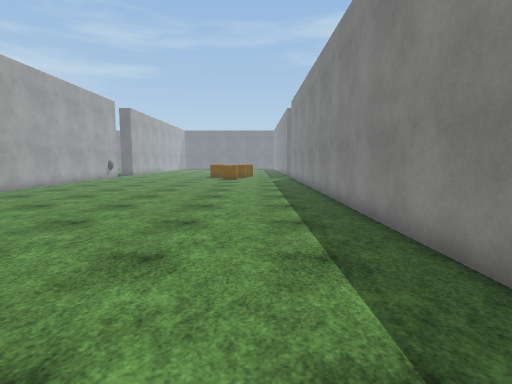
view 1 (above)

16 first-person views from a walk through a 3-D level made in the Unity game engine. The camera is 1.4 m above the floor, tilts 6° down and sees 80° across. The floor is counted in squares, 1 m on a side. Each view is taken from the middle of a square. On the plan, view 1 faces up. The plan holds only what a view shows up to about 14 squares ahead; the rest is blank. The place goes on beyond the plan. The player is left out. Door leaves are left out, so doorways stand open. Surface patterns are stand-ins for the level's own textures.

view 2
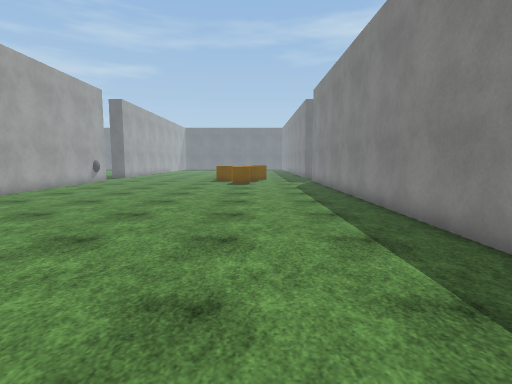

view 3
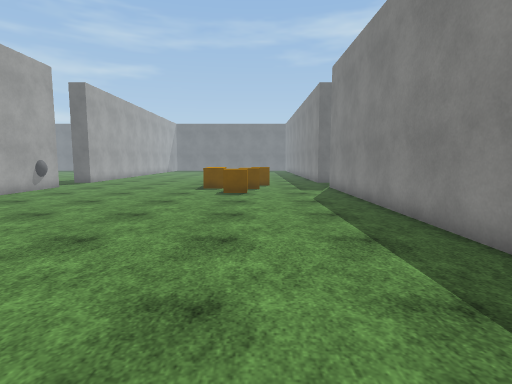

view 4
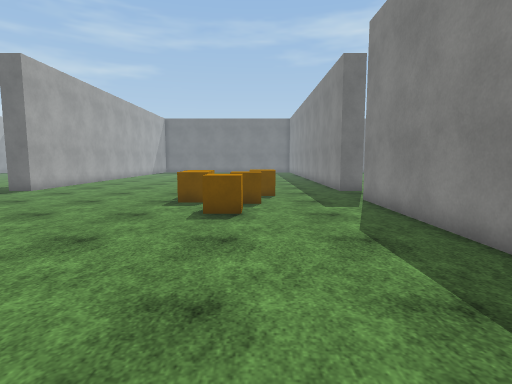

view 5
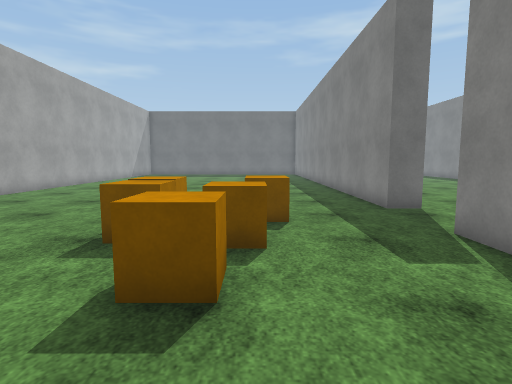

view 6
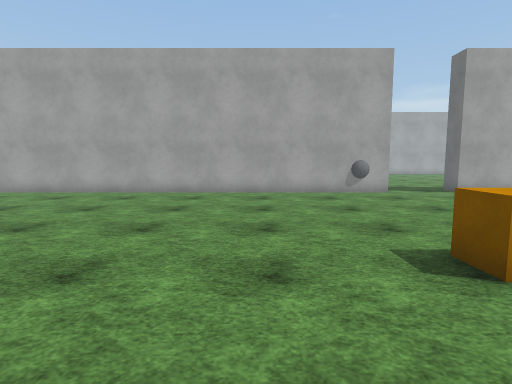

view 7
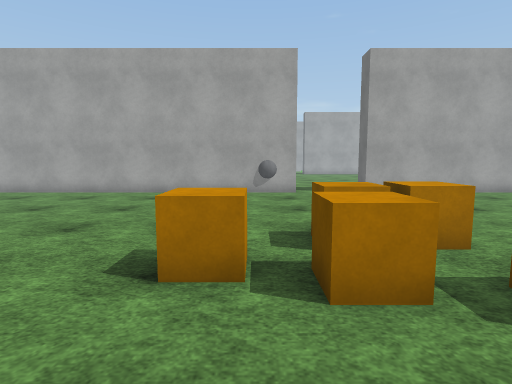

view 8
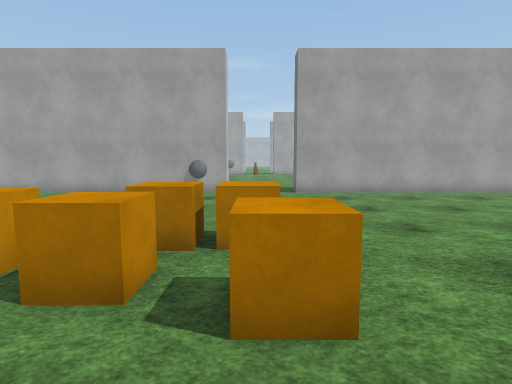

view 9
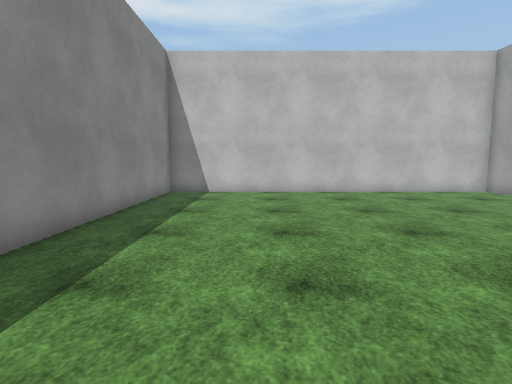

view 10
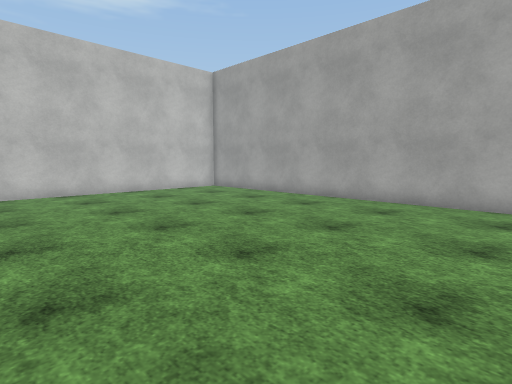

view 11
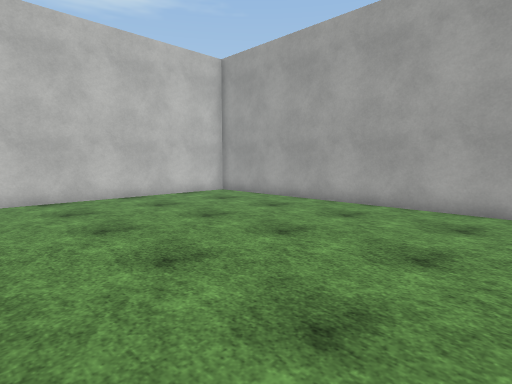

view 12
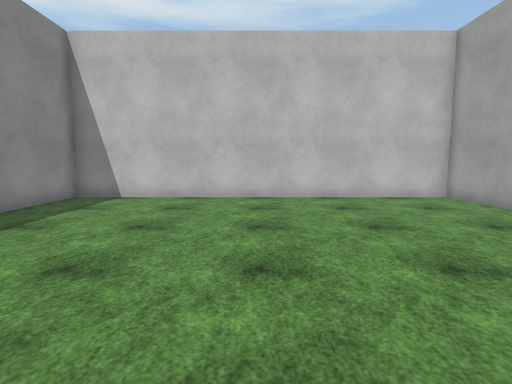

view 13
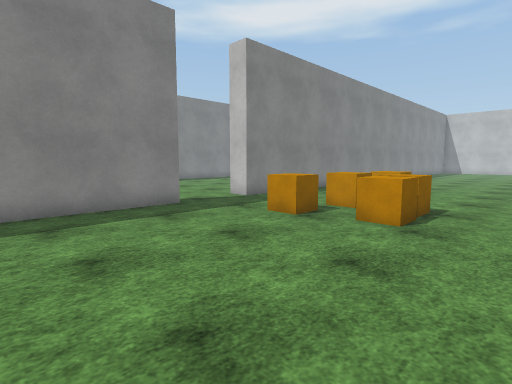

view 14
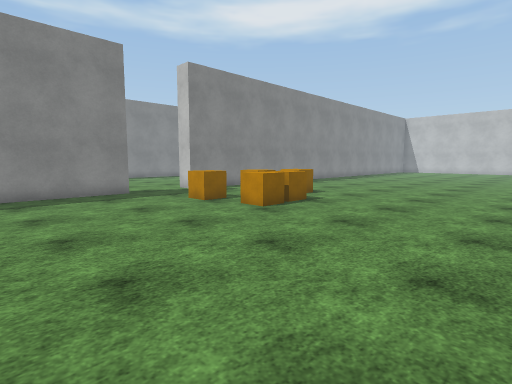

view 15
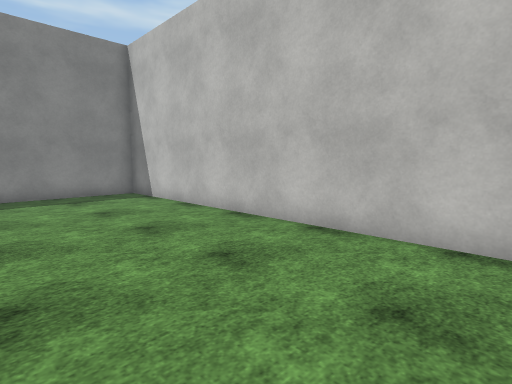

view 16
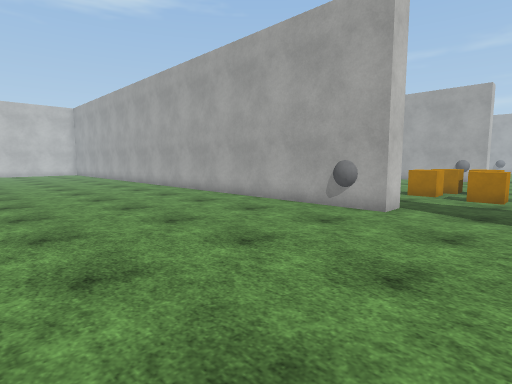

### Floor plan
Points are (right, up) in squares from view 1. A wall is a line through its corners. A room is listed if a view was taken in it or the views show most of it. See-through windows are left out.
Room 1 (views 1, 2, 3, 4, 5, 6, 7, 8, 9, 10, 11, 12, 13, 14, 15)
walls: (-11.2, 24.7) (-11.2, -3.4) (2.8, -3.4) (2.8, 24.7); (2.8, 27.7) (2.8, 33.1); (-11.2, 33.5) (-11.2, 27.7)
ways out: open door at (3.5, 26) to room 2; open door at (-11.5, 26)
objects: other object (-4, 26) to (-3, 26); other object (-3, 24) to (-3, 25); other object (-2, 22) to (-2, 23); other object (-2, 24) to (-1, 25); other object (-1, 26) to (0, 27)
Room 2 (view 16)
walls: (3.8, 24.7) (3.8, 16.2)
ways out: open door at (3.5, 26) to room 1

Positions as (right, up) in squares from view 1, and headings:
1: (0, 0), facing up
2: (-1, 4), facing up
3: (-1, 9), facing up
4: (-1, 14), facing up
5: (-1, 19), facing up
6: (2, 19), facing left
7: (2, 23), facing left
8: (2, 26), facing left
9: (-1, 10), facing down
10: (-1, 10), facing down-left
11: (-2, 8), facing down-left
12: (-4, 8), facing down
13: (-6, 33), facing down-right
14: (-10, 33), facing down-right
15: (-10, 2), facing down-right
16: (12, 28), facing down-left
